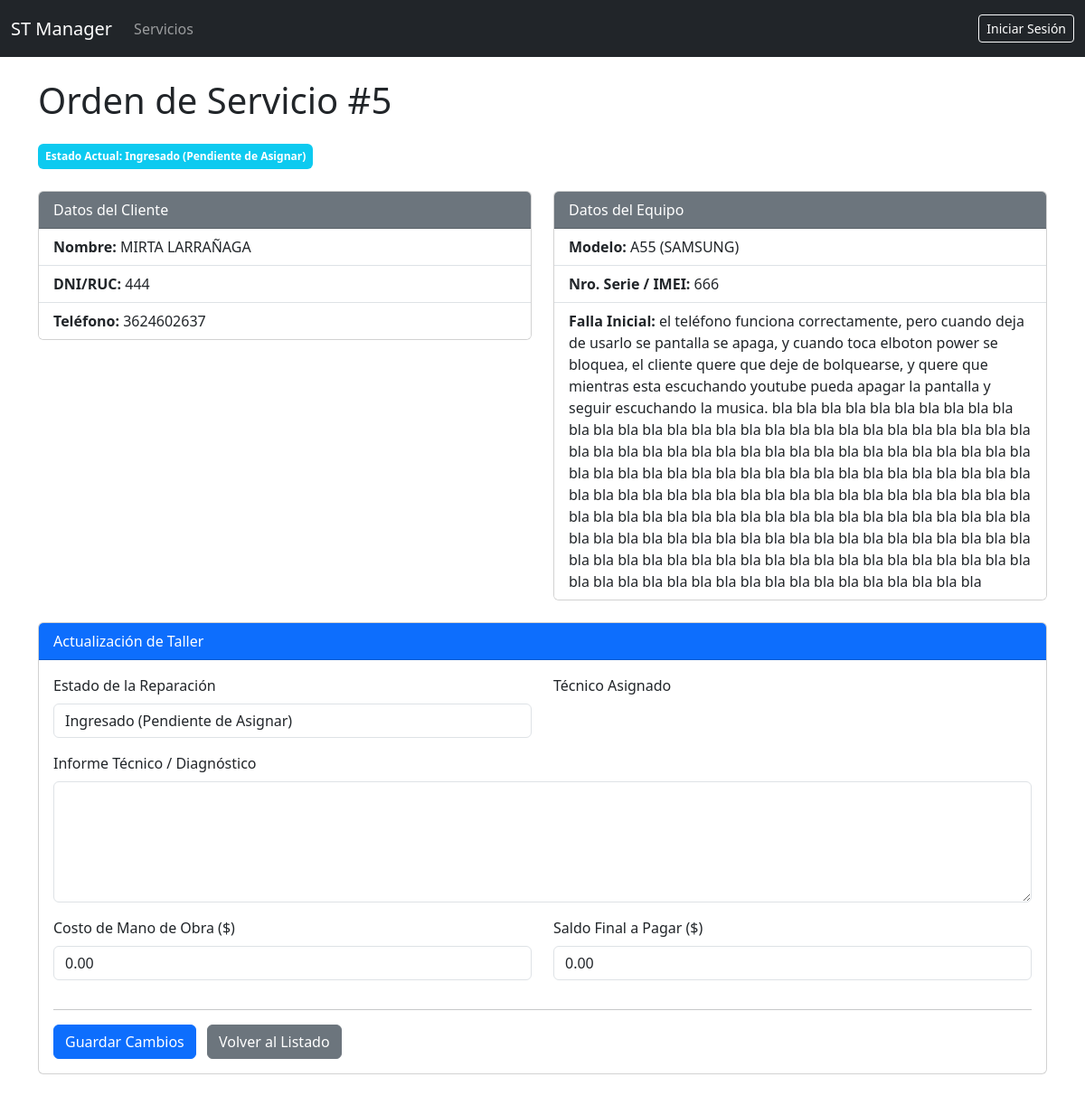
Screenshot of /servicios/5/modificar/ with the database file from the repository.
### gestion_servicios/models.py (models this page shows, shortened)
class TimeStampedModel(models.Model):
    created_at = models.DateTimeField(auto_now_add=True, verbose_name="Fecha de Creación")
    updated_at = models.DateTimeField(auto_now=True, verbose_name="Última Modificación")
    class Meta:
        abstract = True
        ordering = ['-created_at']

class Reparacion(TimeStampedModel):
    ESTADO_CHOICES = [
        ('INGRESADO', 'Ingresado (Pendiente de Asignar)'),
        ('PRESUPUESTADO', 'Presupuesto Enviado'),
        ('EN_ESPERA_REP', 'En Espera de Repuestos'),
        ('EN_REPARACION', 'En Reparación'),
        ('TERMINADA', 'Reparación Terminada (Listo para Entregar)'),
        ('NO_REPARABLE', 'No Reparable'),
        ('ENTREGADA', 'Entregado al Cliente'),
    ]
    cliente = models.ForeignKey(
        Cliente,
        on_delete=models.CASCADE,
        related_name='reparaciones_cliente'
    )
    equipo = models.ForeignKey(
        Equipo,
        on_delete=models.CASCADE,
        related_name='reparaciones_equipo'
    )
    tecnico_asignado = models.ForeignKey(
        Tecnico,
        on_delete=models.SET_NULL,
        null=True,
        blank=True,
        related_name='servicios_asignados'
    )
    fecha_ingreso = models.DateTimeField(
        auto_now_add=True,
        verbose_name="Fecha de Ingreso"
    )
    fecha_entrega = models.DateTimeField(
        null=True,
        blank=True,
        verbose_name="Fecha de Entrega"
    )
    estado = models.CharField(
        max_length=20,
        choices=ESTADO_CHOICES,
        default='INGRESADO',
        verbose_name="Estado Actual"
    )
    falla_reportada = models.TextField(
        verbose_name="Falla Reportada por el Cliente"
    )
    informe_tecnico = models.TextField(
        blank=True,
        verbose_name="Diagnóstico e Informe Técnico"
    )
    mano_de_obra = models.DecimalField(
        max_digits=10,
        decimal_places=2,
        default=0.00,
        verbose_name="Costo de Mano de Obra"
    )
    saldo_final = models.DecimalField(
        max_digits=10,
        decimal_places=2,
        default=0.00,
        verbose_name="Saldo a Cobrar"
    )
    class Meta:
        verbose_name = "Orden de Servicio"
        verbose_name_plural = "Órdenes de Servicio"
        ordering = ['-fecha_ingreso']

class Cliente(TimeStampedModel):
    nombre = models.CharField(max_length=150, verbose_name="Nombre Completo")
    direccion = models.CharField(max_length=255, blank=True, null=True)
    telefono = models.CharField(max_length=20, blank=True, null=True)
    celular = models.CharField(max_length=20, blank=True, null=True)
    email = models.EmailField(max_length=255, blank=True, null=True)
    clave = models.CharField(
        max_length=50,
        unique=True,
        verbose_name="DNI/Identificación"
    )
    class Meta:
        verbose_name = "Cliente"
        verbose_name_plural = "Clientes"

class Equipo(TimeStampedModel):
    serie_imei = models.CharField(
        max_length=100,
        unique=True,
        verbose_name="Nro. Serie / IMEI",
        help_text="Clave única para identificar el equipo (IMEI, S/N, etc.)"
    )
    tipo = models.ForeignKey(
        TipoEquipo,
        on_delete=models.SET_NULL,
        null=True,
        blank=True,
        verbose_name="Tipo de Equipo"
    )
    marca = models.ForeignKey(
        Marca,
        on_delete=models.SET_NULL,
        null=True,
        blank=True,
        verbose_name="Marca"
    )
    modelo = models.ForeignKey(
        Modelo,
        on_delete=models.SET_NULL,
        null=True,
        blank=True,
        verbose_name="Modelo"
    )
    accesorios = models.TextField(
        blank=True,
        verbose_name="Accesorios Entregados"
    )
    estado_general = models.TextField(
        blank=True,
        verbose_name="Estado General y Estético"
    )
    fecha_compra = models.DateField(
        blank=True,
        null=True,
        verbose_name="Fecha de Compra"
    )
    class Meta:
        verbose_name = "Equipo"
        verbose_name_plural = "Equipos"

class Modelo(models.Model):
    modelo = models.CharField(max_length=100, verbose_name="Modelo")
    marca = models.ForeignKey(
        Marca,
        on_delete=models.CASCADE,
        related_name='modelos',
        verbose_name="Marca"
    )
    class Meta:
        verbose_name = "Modelo"
        verbose_name_plural = "Modelos"
        unique_together = [['modelo', 'marca']]  # Un modelo único por marca
        ordering = ['marca', 'modelo']
    def __str__(self):
        return f"{self.modelo} ({self.marca.nombre})"

class Marca(models.Model):
    nombre = models.CharField(max_length=50, unique=True, verbose_name="Marca")
    class Meta:
        verbose_name = "Marca"
        verbose_name_plural = "Marcas"
        ordering = ['nombre']

### gestion_servicios/views.py (the view, shortened to what this page needs)
# urls.py: path('<int:pk>/modificar/', views.ReparacionUpdateView.as_view(), name='modificar_servicio'),
class ReparacionUpdateView(UpdateView):
    model = Reparacion
    form_class = ReparacionUpdateForm
    template_name = 'gestion_servicios/modificar_servicio.html'
    success_url = reverse_lazy('lista_servicios')
    def get_context_data(self, **kwargs):
        context = super().get_context_data(**kwargs)
        if 'tecnico_form' not in context:
            context['tecnico_form'] = TecnicoForm()
        return context

### gestion_servicios/forms.py (shortened to what this page needs)
class ReparacionUpdateForm(forms.ModelForm):
    tecnico_asignado = forms.CharField(
        required=False,
        widget=forms.HiddenInput(attrs={'id': 'id_tecnico'})
    )
    class Meta:
        model = Reparacion
        fields = [
            'estado',
            'tecnico_asignado', # El campo sigue aquí
            'informe_tecnico',
            'mano_de_obra',
            'saldo_final'
        ]
        widgets = {
            'estado': forms.Select(attrs={'class': 'form-control'}),
            'informe_tecnico': forms.Textarea(attrs={'class': 'form-control', 'rows': 5}),
            'mano_de_obra': forms.NumberInput(attrs={'class': 'form-control'}),
            'saldo_final': forms.NumberInput(attrs={'class': 'form-control'}),
        }

class TecnicoForm(forms.ModelForm):
    class Meta:
        model = Tecnico # Asumiendo que el modelo se llama 'Tecnico'
        fields = ['nombre'] # Asumiendo que el campo a llenar es 'nombre'
        widgets = {
            'nombre': forms.TextInput(attrs={
                'class': 'form-control',
                'placeholder': 'Ej: Juan Pérez, Maria Gómez...'
            })
        }

### gestion_servicios/templates/gestion_servicios/modificar_servicio.html (shortened to what this page needs)
{% extends "base.html" %}
{% block content %}
    <h1 class="mb-4">Orden de Servicio #{{ object.pk }}</h1>
    <span class="badge bg-info p-2 mb-4">Estado Actual: {{ object.get_estado_display }}</span>
    <div class="row mb-4">
        <div class="col-md-6">
            <div class="card">
                <div class="card-header bg-secondary text-white">Datos del Cliente</div>
                <ul class="list-group list-group-flush">
                    <li class="list-group-item"><strong>Nombre:</strong> {{ object.cliente.nombre }}</li>
                    <li class="list-group-item"><strong>DNI/RUC:</strong> {{ object.cliente.clave }}</li>
                    <li class="list-group-item"><strong>Teléfono:</strong> {{ object.cliente.telefono }}</li>
                </ul>
            </div>
        </div>
        <div class="col-md-6">
            <div class="card">
                <div class="card-header bg-secondary text-white">Datos del Equipo</div>
                <ul class="list-group list-group-flush">
                    <li class="list-group-item"><strong>Modelo:</strong> {{ object.equipo.modelo }}</li>
                    <li class="list-group-item"><strong>Nro. Serie / IMEI:</strong> {{ object.equipo.serie_imei }}</li>
                    <li class="list-group-item"><strong>Falla Inicial:</strong> {{ object.falla_reportada }}</li>
                </ul>
            </div>
        </div>
    </div>
    <div class="card mb-4">
        <div class="card-header bg-primary text-white">Actualización de Taller</div>
        <div class="card-body">
            <form method="post" novalidate>
                <div class="row">
                    <div class="col-md-6 mb-3">
                        <label for="{{ form.estado.id_for_label }}" class="form-label">Estado de la Reparación</label>
                        {{ form.estado }}
                    </div>
                    <div class="col-md-6 mb-3">
                        <label for="{{ form.tecnico_asignado.id_for_label }}" class="form-label">Técnico Asignado</label>
                    </div>
                </div>
                <div class="mb-3">
                    <label for="{{ form.informe_tecnico.id_for_label }}" class="form-label">Informe Técnico / Diagnóstico</label>
                    {{ form.informe_tecnico }}
                </div>
                <div class="row">
                    <div class="col-md-6 mb-3">
                        <label for="{{ form.mano_de_obra.id_for_label }}" class="form-label">Costo de Mano de Obra ($)</label>
                        {{ form.mano_de_obra }}
                    </div>
                    <div class="col-md-6 mb-3">
                        <label for="{{ form.saldo_final.id_for_label }}" class="form-label">Saldo Final a Pagar ($)</label>
                        {{ form.saldo_final }}
                    </div>
                </div>
                <hr>
                <button type="submit" class="btn btn-primary me-2">Guardar Cambios</button>
                <a href="{% url 'lista_servicios' %}" class="btn btn-secondary">Volver al Listado</a>
            </form>
        </div>
    </div>
{% endblock %}

### rows the page displays
Reparacion: pk "5", estado "Ingresado (Pendiente de Asignar)", cliente.nombre "MIRTA LARRAÑAGA", cliente.clave "444", cliente.telefono "3624602637", equipo.modelo "A55 (SAMSUNG)", equipo.serie_imei "666", falla_reportada "el teléfono funciona correctamente, pero cuando deja de usarlo se pantalla se apaga, y cuando toca elboton power se bloquea, el cliente quere que deje de bolquearse, y quere que mientras esta escuchando youtube pueda apagar la pantalla y seguir escuchando la musica. bla bla bla bla bla bla bla bla bla bla bla bla bla bla bla bla bla bla bla bla bla bla bla bla bla bla bla bla bla bla bla bla bla bla bla bla bla bla bla bla bla bla bla bla bla bla bla bla bla bla bla bla bla bla bla bla bla bla bla bla bla bla bla bla bla bla bla bla bla bla bla bla bla bla bla bla bla bla bla bla bla bla bla bla bla bla bla bla bla bla bla bla bla bla bla bla bla bla bla bla bla bla bla bla bla bla bla bla…", mano_de_obra "0.00", saldo_final "0.00"
